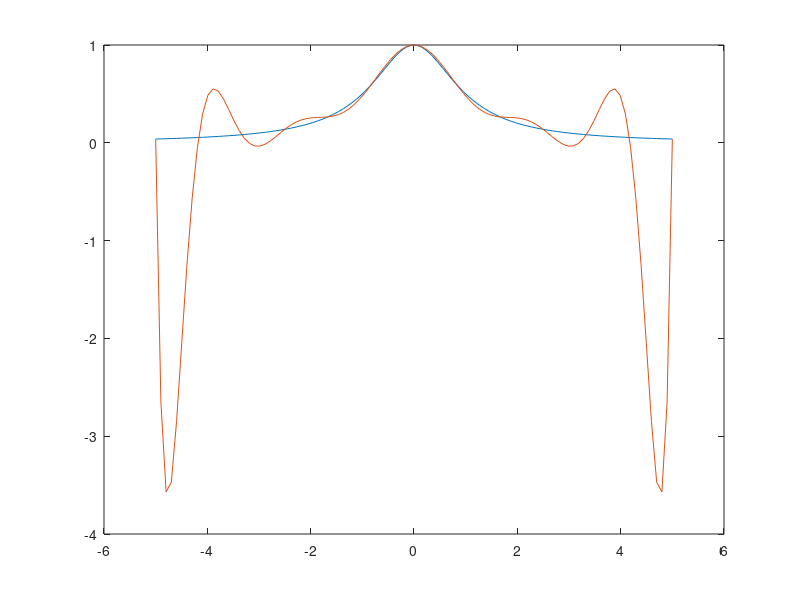

The MATLAB source for this figure:
f = @(x) 1 ./ (1 + x.^2);
x = [-5: 5 / 6: 5];
y = f(x);
p = polyfit(x, y, 12);
x = linspace(-5, 5);
y = f(x);
plot(x, y)
hold on
y = polyval(p, x);
plot(x, y)
